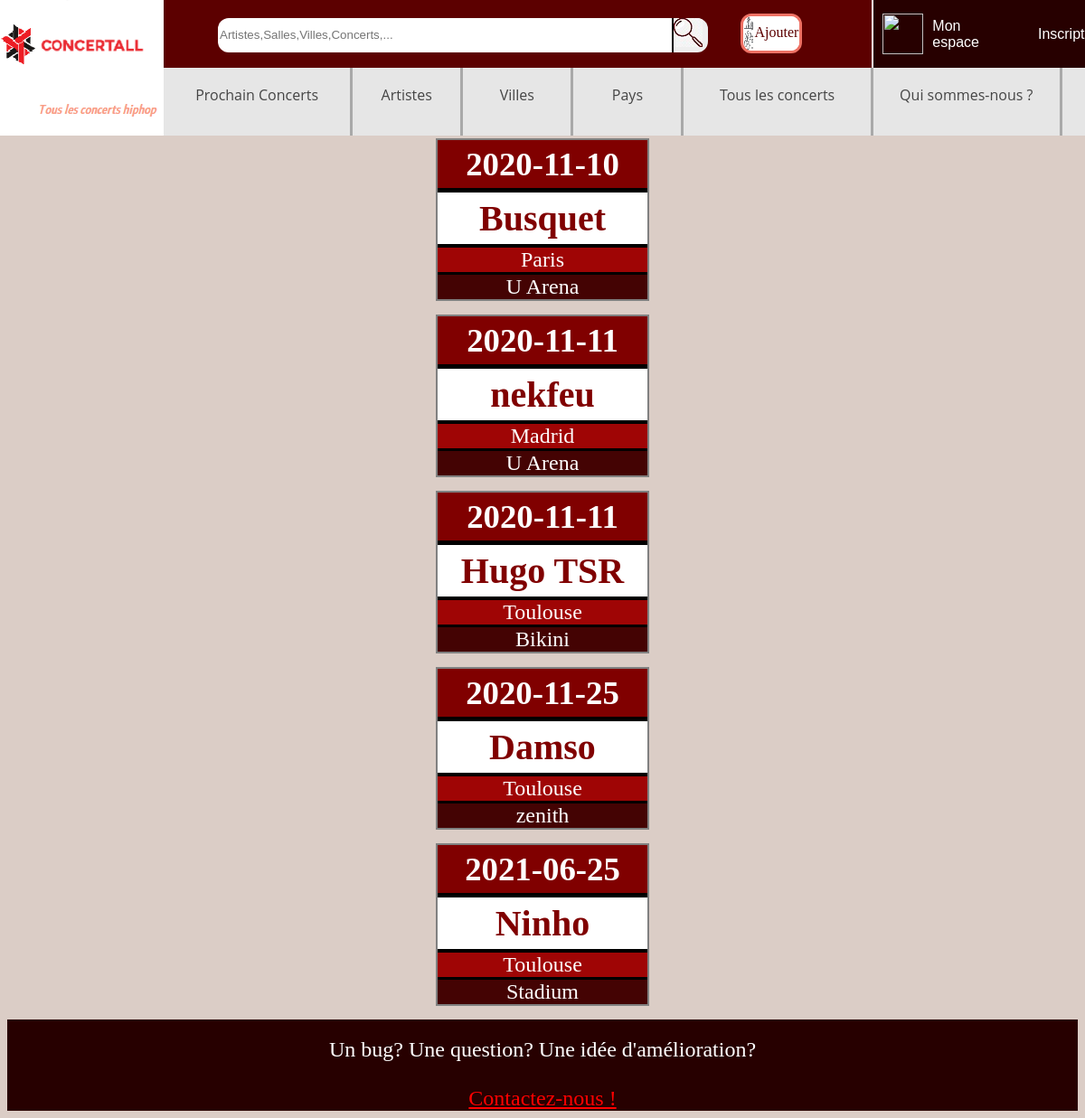
Page /prochain.php on the committed database.
### tables this page shows
CREATE TABLE `concert` (
  `artiste` varchar(30) NOT NULL,
  `date` date NOT NULL,
  `heure` time NOT NULL,
  `pays` varchar(30) NOT NULL,
  `ville` varchar(30) NOT NULL,
  `salle` varchar(30) NOT NULL,
  `adresse` varchar(50) NOT NULL,
  `cp` int(5) NOT NULL
);

### prochain.php (the view, shortened to what this page needs)
<!DOCTYPE html>
<html>
	<head>
		<link rel="stylesheet" type="text/css" href="css/header.css" media="screen" />
		<link rel="stylesheet" type="text/css" href="css/body/prochain.css" media="screen" />
		<link rel="stylesheet" type="text/css" href="css/footer.css" media="screen" />
	</head>
	<header>
		<?php include('header.php'); ?>
	</header>
	<body>
		<h1> Artistes </h1>
		<?php
			$servername = 'localhost';
			$username = 'root';
			$password = '';
			$dbname = 'webbd';
			$con = mysqli_connect($servername, $username, $password, $dbname);
		?>
		<?php
			$str = "SELECT  date, artiste, ville, salle FROM concert ORDER BY date ASC";
			$result = mysqli_query($con, $str);
			?>
			<div id="prochain">
			<?php
			while($row = mysqli_fetch_array($result))
			{
				?>
				<div class = "inwhile">
					<div class="date"><?php echo $row['date'] ."  ";?></div>
					<?php
					if ($row['date'] != null)
					{
						?>
						<div class="artiste"> <?php echo $row['artiste'];?></div>
						<div class="ville"> <?php echo $row['ville']; ?> </div>
						<div class="salle"> <?php echo $row['salle']; ?> </div>
						<?php
					}
				?>
				</div>
				<?php
			}
			?>
			</div>
	</body>
</html>

### css/header.css (style rules this page uses)
body { margin-top: 0; background-color: #DBCDC6; }

### css/body/prochain.css (style rules this page uses)
#prochain { margin-top: 95px; margin-left: 40%; width: 20%; }
.inwhile { display: block; background-color: #fff; border: 2px solid grey; text-align: center; margin-bottom: 15px; }
.date { color: #fff; font-weight: 700; font-size: 2.3em; background-color: #800000; border-bottom: 5px solid black; }
.ville { background-color: #9f0505; color: #fff; font-size: 1.5em; border-bottom: 3px solid black; }
.artiste { color: #800000; font-weight: 900; font-size: 2.5em; border-bottom: 4px solid black; }
.salle { background-color: #440303; color: #fff; font-size: 1.5em; }
.date, .artiste { padding-top: 5px; padding-bottom: 5px; }

### css/footer.css (style rules this page uses)
footer { width: 100%; text-align: center; margin-bottom: 0px; margin-top: 0px; background-color: #270000; color: #fff; font-size: 150%; text-decoration: none; padding-top: 20px; }
.x, .x:visited { color: #ff0000; }

### rows in the picture
concert: date "2020-11-10", artiste "Busquet", ville "Paris", salle "U Arena"
concert: date "2020-11-11", artiste "nekfeu", ville "Madrid", salle "U Arena"
concert: date "2020-11-11", artiste "Hugo TSR", ville "Toulouse", salle "Bikini"
concert: date "2020-11-25", artiste "Damso", ville "Toulouse", salle "zenith"
concert: date "2021-06-25", artiste "Ninho", ville "Toulouse", salle "Stadium"
